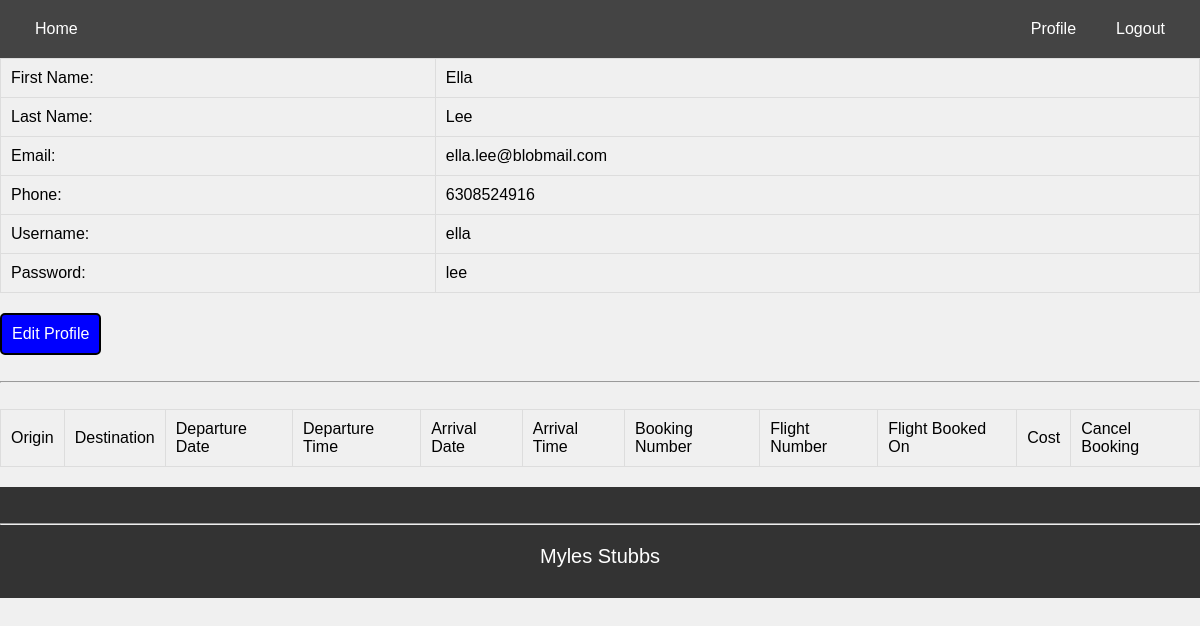
The app's page /bookingapp/profile/ (signed in) with its own data.
### bookingapp/models.py (models this page shows)
class Passenger(models.Model):
    passengerId = models.AutoField(primary_key=True)
    fName = models.CharField(max_length=30, blank=False, null=False)
    lName = models.CharField(max_length=30, blank=False, null=False)
    email = models.EmailField(unique=True, blank=False, null=False)
    phone = models.IntegerField(blank=False, null=False)
    username = models.CharField(max_length=20, unique=True, blank=False, null=False)
    password = models.CharField(max_length=20, blank=False, null=False)
    class Meta:
        db_table = 'passenger'

### bookingapp/views.py (the view)
# urls.py: path('profile/', views.profile, name='profile'),
def profile(request):
    try:
        userid = request.session['user_id']
        user = Passenger.objects.get(passengerId=userid)
        bookings = Booking.objects.filter(userId=userid)
        return render(request, 'profile.html', {'user': user, 'bookings': bookings})
    except Passenger.DoesNotExist:
        msg = "only a logged in user can view their profile"
        return render(request, 'error.html', {'msg': msg})

### bookingapp/templates/profile.html (shortened to what this page needs)
<!doctype html>
{% load static %}
<html>
    <head>
        <link rel="stylesheet" type="text/css" href="{% static 'navbar.css' %}">
        <link rel="stylesheet" type="text/css" href="{% static 'tables.css' %}">
    </head>
    <body>
        {% include 'navbar.html' %}
        <div id="details">
            <table>
                <tr>
                    <td>First Name:</td>
                    <td>{{user.fName}}</td>
                </tr>
                <tr>
                    <td>Last Name:</td>
                    <td>{{user.lName}}</td>
                </tr>
                <tr>
                    <td>Email:</td>
                    <td>{{user.email}}</td>
                </tr>
                <tr>
                    <td>Phone:</td>
                    <td>{{user.phone}}</td>
                </tr>
                <tr>
                 <td>Username:</td>
                    <td>{{user.username}}</td>
                </tr>
                <tr>
                    <td>Password:</td>
                    <td>{{user.password}}</td>
                </tr>
            </table>
            <button id="editButton">Edit Profile</button>
        </div>
        <br>  <hr>   <br>
        <div id="user_flights">
            <table>
                <tr>
                    <td>Origin</td>
                    <td>Destination</td>
                    <td>Departure Date</td>
                    <td>Departure Time</td>
                    <td>Arrival Date</td>
                    <td>Arrival Time</td>
                    <td>Booking Number</td>
                    <td>Flight Number</td>
                    <td>Flight Booked On</td>
                    <td>Cost</td>
                    <td>Cancel Booking</td>
                </tr>
            </table>
        </div>
        <footer>
            <br>
            <hr>
            <p>Myles Stubbs</p>
        </footer>
    </body>
</html>

### bookingapp/static/navbar.css (style rules this page uses)
body { font-family: Arial, sans-serif; margin: 0; padding: 0; background-color: #f0f0f0; }
p { font-family: Arial, sans-serif; font-size: 20px; }
footer { text-align: center; padding: 10px 0; background-color: #333; color: #fff; }
#editButton, #bookButton, #loginButton, #updateButton, #signupButton, #filterButton { padding: 10px 10px; font-size: 16px; text-align: center; text-decoration: none; color: #fff; background-color: blue; border: 2px solid #000; border-radius: 5px; cursor: pointer; }

### bookingapp/static/tables.css (style rules this page uses)
table { width: 100%; border-collapse: collapse; margin-bottom: 20px; }
table th, table td { border: 1px solid #ddd; padding: 10px; text-align: left; }

### records on screen
Passenger: fName "Ella", lName "Lee", email "ella.lee@blobmail.com", phone "6308524916", username "ella", password "lee"
